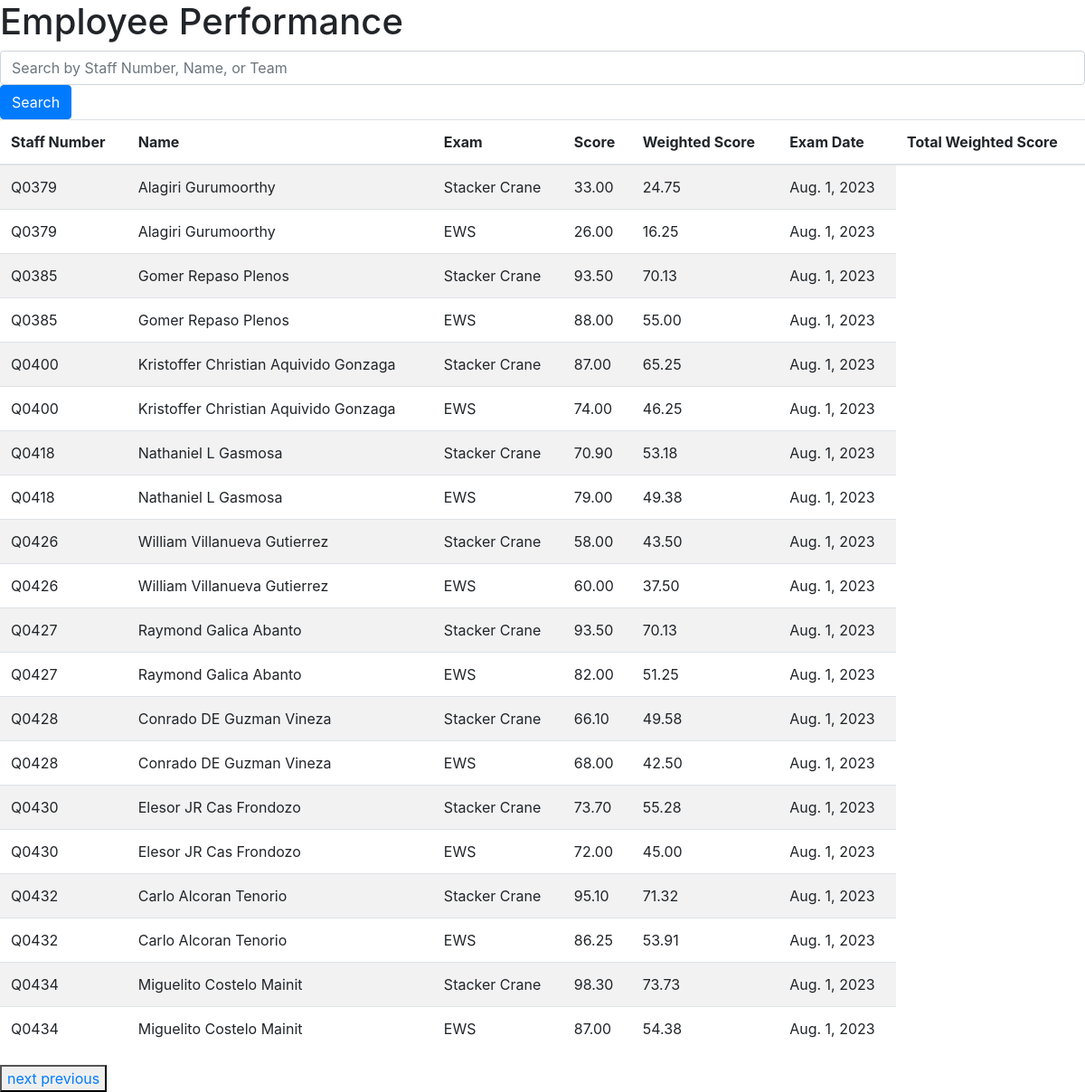
/?page=3, run on the app's committed database.
### weightscore/models.py (models this page shows, shortened)
class Employee(models.Model):
    staff_number =models.CharField(max_length=300)
    name = models.CharField(max_length=100)
    Team=models.CharField(max_length=100)
    Facility=models.CharField(max_length=100)

class ExamScore(models.Model):
    employee = models.ForeignKey(Employee, on_delete=models.CASCADE)
    exam = models.ForeignKey(Exam, on_delete=models.CASCADE)
    score = models.FloatField()
    weighted_score = models.FloatField(null=True, blank=True)
    exam_date=models.DateField(default=date.today)

class Exam(models.Model):
    exam_name= models.CharField(max_length=100)
    difficulty_rating = models.IntegerField()
    max_difficulty = models.IntegerField()
    weight = models.FloatField()

### weightscore/views.py (the view)
# urls.py: path('', views.employee_performance, name='index'),
def employee_performance(request):
    employees = Employee.objects.all()
    performance_data = []
    for employee in employees:
           exam_scores = ExamScore.objects.filter(employee=employee, score__gt=1)
           total_weighted_score = exam_scores.aggregate(total_weighted_score=Sum('weighted_score'))['total_weighted_score'] or 0
           performance_data.append({
            'employee': employee,
            'exam_scores': exam_scores,
            'total_weighted_score': total_weighted_score,
        })
    paginator = Paginator(performance_data, 10)
    page = request.GET.get('page')
    performance_data = paginator.get_page(page)
    page_obj = paginator.get_page(page)
    return render(request, 'weightscore/index.html', {
         "page_obj": page_obj
    })

### templates/weightscore/index.html (shortened to what this page needs)
{% extends 'weightscore/Layout.html' %}
{% block body %}
<h1>Employee Performance</h1>
<form method="get" action="{% url 'search' %}" class="search">
    <input type="text" name="q" class="form-control me-2" placeholder="Search by Staff Number, Name, or Team" value="{{ query }}">
    <button type="submit" class="btn btn-primary">Search</button>
</form>
<table class="table table-striped">
    <thead>
        <tr>
            <th>Staff Number</th>
            <th>Name</th>
            <th>Exam</th>
            <th>Score</th>
            <th>Weighted Score</th>
            <th>Exam Date</th>
            <th>Total Weighted Score</th>
        </tr>
    </thead>
    <tbody>
        {% for performance in page_obj %}
        {% for exam_score in performance.exam_scores %}
                <tr>
                    <td>{{ performance.employee.staff_number }}</td>
                    <td>{{ performance.employee.name }}</td>
                    <td>{{ exam_score.exam.exam_name }}</td>
                    <td>{{ exam_score.score|floatformat:2 }}</td>
                    <td>{{ exam_score.weighted_score|floatformat:2 }}</td>
                    <td>{{ exam_score.exam_date }}</td>
                </tr>
            {% endfor %}
        {% empty %}
            <tr>
                <td colspan="7">No performance data found.</td>
            </tr>
        {% endfor %}
    </tbody>
</table>
{% if page_obj.has_next %}
    <div><button>
    <a href="?page={{ page_obj.next_page_number }}">next</a>
    {% endif %}
    {% if page_obj.has_previous %}
    <a href="?page={{ page_obj.previous_page_number }}">previous</a>
    {% endif %}
</div>
{% endblock %}

### data on the page
Employee: employee.staff_number "Q0379", employee.name "Alagiri Gurumoorthy"
ExamScore: exam.exam_name "Stacker Crane", score "33.00", weighted_score "24.75", exam_date "Aug. 1, 2023"
ExamScore: exam.exam_name "EWS", score "26.00", weighted_score "16.25", exam_date "Aug. 1, 2023"
Employee: employee.staff_number "Q0385", employee.name "Gomer Repaso Plenos"
ExamScore: exam.exam_name "Stacker Crane", score "93.50", weighted_score "70.13", exam_date "Aug. 1, 2023"
ExamScore: exam.exam_name "EWS", score "88.00", weighted_score "55.00", exam_date "Aug. 1, 2023"
Employee: employee.staff_number "Q0400", employee.name "Kristoffer Christian Aquivido Gonzaga"
ExamScore: exam.exam_name "Stacker Crane", score "87.00", weighted_score "65.25", exam_date "Aug. 1, 2023"
ExamScore: exam.exam_name "EWS", score "74.00", weighted_score "46.25", exam_date "Aug. 1, 2023"
Employee: employee.staff_number "Q0418", employee.name "Nathaniel L Gasmosa"
ExamScore: exam.exam_name "Stacker Crane", score "70.90", weighted_score "53.18", exam_date "Aug. 1, 2023"
ExamScore: exam.exam_name "EWS", score "79.00", weighted_score "49.38", exam_date "Aug. 1, 2023"
Employee: employee.staff_number "Q0426", employee.name "William Villanueva Gutierrez"
ExamScore: exam.exam_name "Stacker Crane", score "58.00", weighted_score "43.50", exam_date "Aug. 1, 2023"
ExamScore: exam.exam_name "EWS", score "60.00", weighted_score "37.50", exam_date "Aug. 1, 2023"
Employee: employee.staff_number "Q0427", employee.name "Raymond Galica Abanto"
ExamScore: exam.exam_name "Stacker Crane", score "93.50", weighted_score "70.13", exam_date "Aug. 1, 2023"
ExamScore: exam.exam_name "EWS", score "82.00", weighted_score "51.25", exam_date "Aug. 1, 2023"
Employee: employee.staff_number "Q0428", employee.name "Conrado DE Guzman Vineza"
ExamScore: exam.exam_name "Stacker Crane", score "66.10", weighted_score "49.58", exam_date "Aug. 1, 2023"
ExamScore: exam.exam_name "EWS", score "68.00", weighted_score "42.50", exam_date "Aug. 1, 2023"
Employee: employee.staff_number "Q0430", employee.name "Elesor JR Cas Frondozo"
ExamScore: exam.exam_name "Stacker Crane", score "73.70", weighted_score "55.28", exam_date "Aug. 1, 2023"
ExamScore: exam.exam_name "EWS", score "72.00", weighted_score "45.00", exam_date "Aug. 1, 2023"
Employee: employee.staff_number "Q0432", employee.name "Carlo Alcoran Tenorio"
ExamScore: exam.exam_name "Stacker Crane", score "95.10", weighted_score "71.32", exam_date "Aug. 1, 2023"
ExamScore: exam.exam_name "EWS", score "86.25", weighted_score "53.91", exam_date "Aug. 1, 2023"
Employee: employee.staff_number "Q0434", employee.name "Miguelito Costelo Mainit"
ExamScore: exam.exam_name "Stacker Crane", score "98.30", weighted_score "73.73", exam_date "Aug. 1, 2023"
ExamScore: exam.exam_name "EWS", score "87.00", weighted_score "54.38", exam_date "Aug. 1, 2023"
